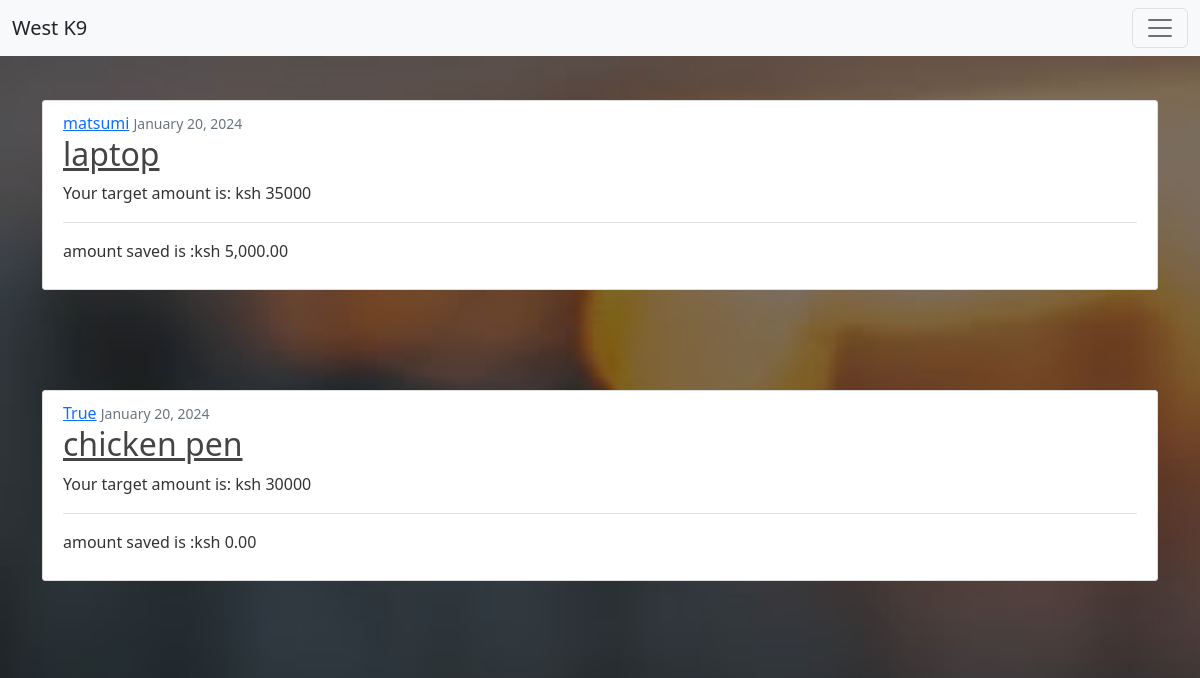
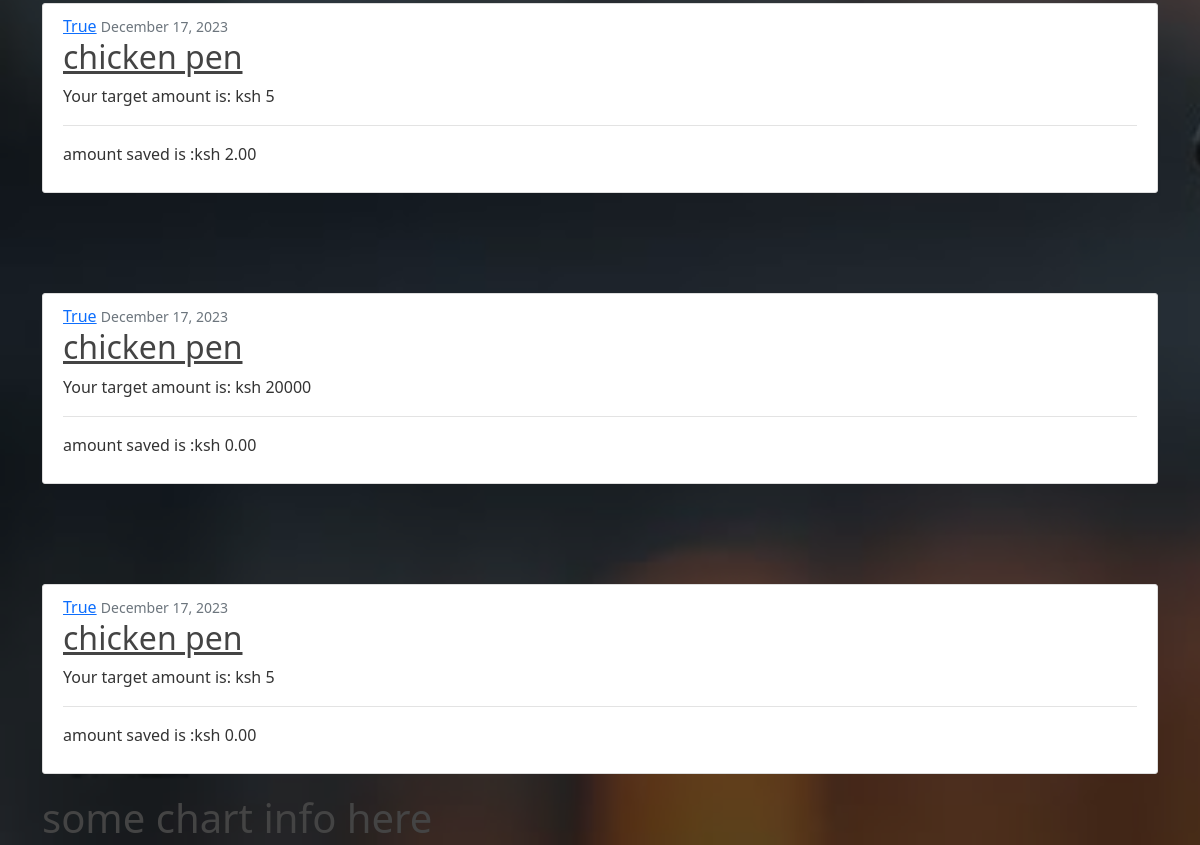
Before: /savings/ (signed in) with the older database file (2 pictures, top to bottom).
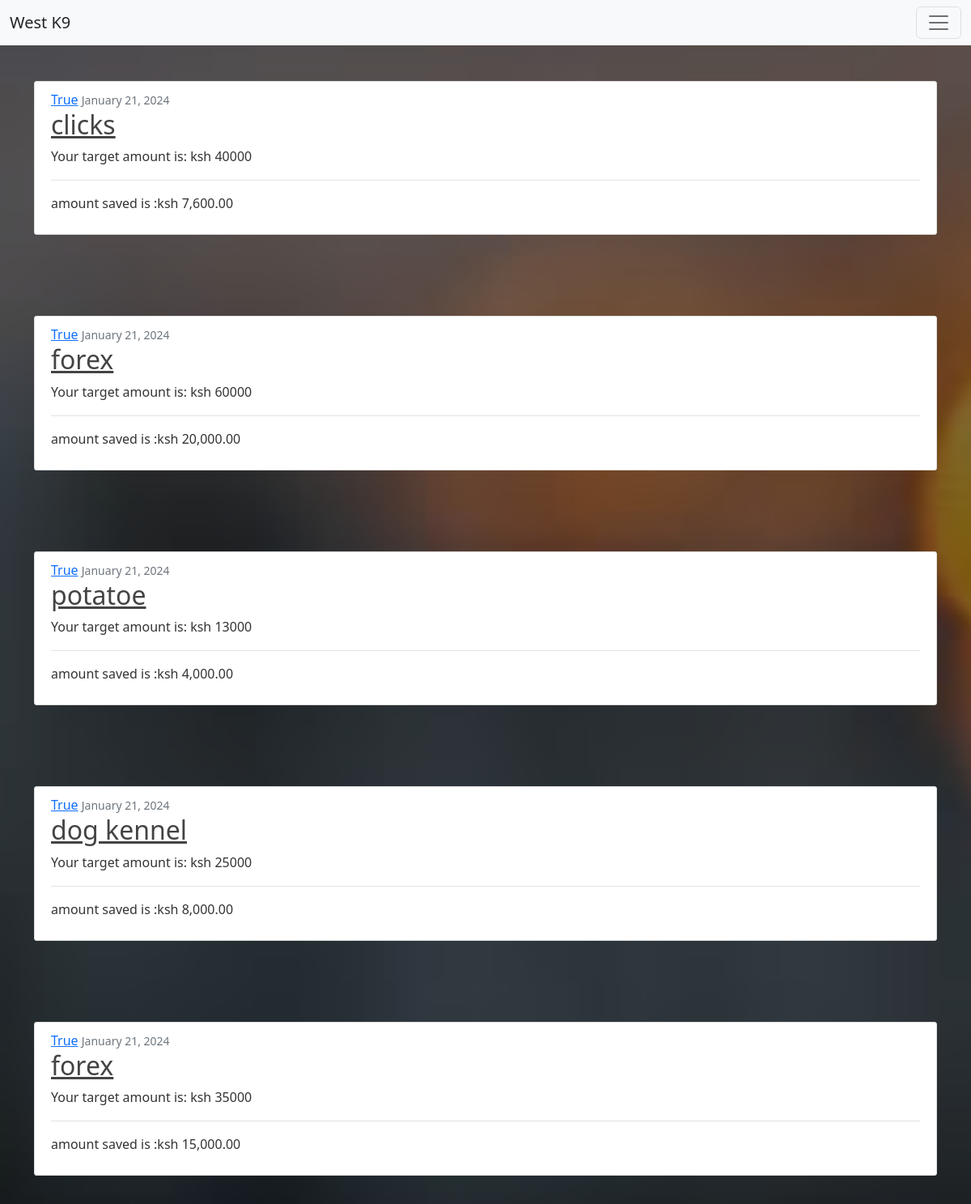
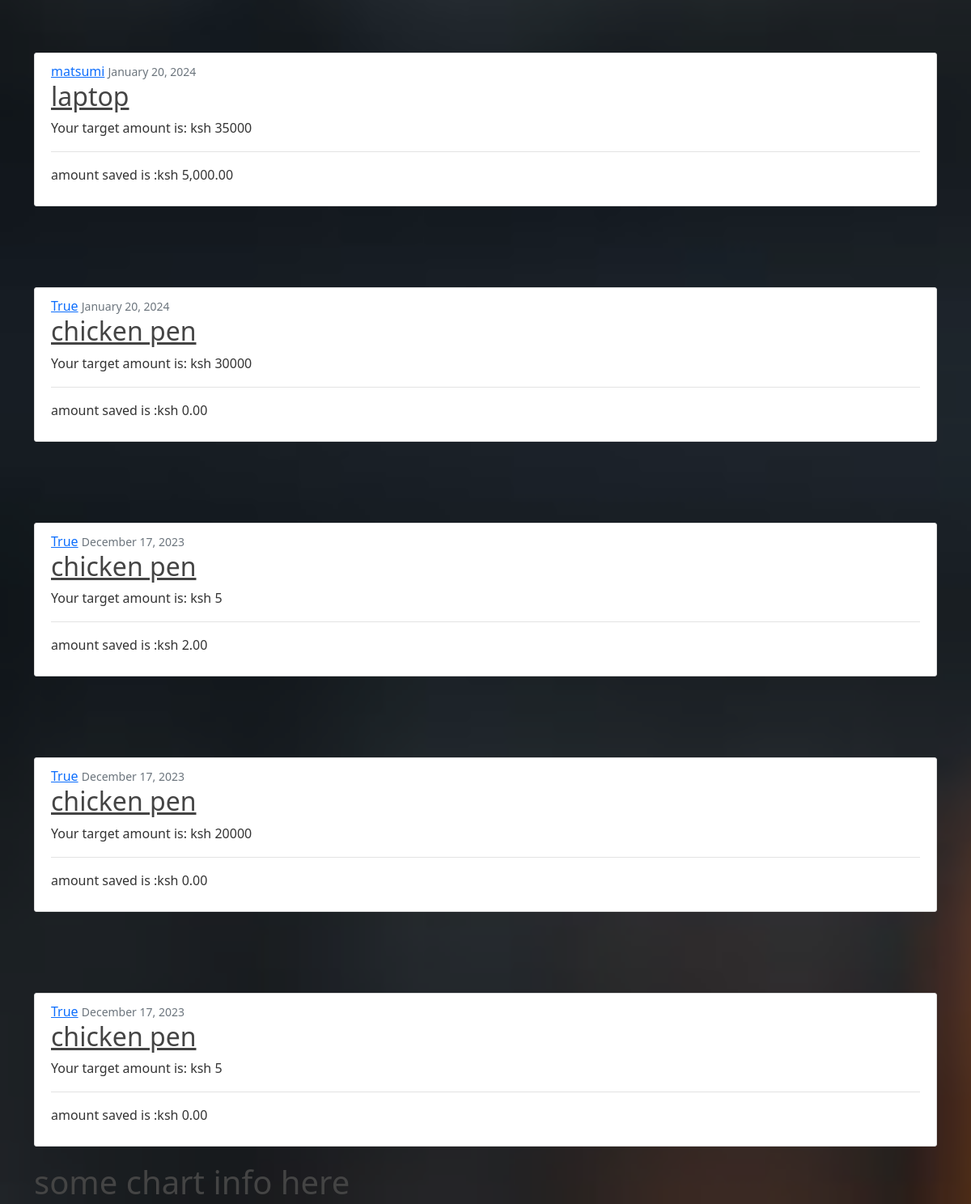
After: the same page with the newer database file (2 pictures, top to bottom).
### finance/models.py (models this page shows, shortened)
class Savings(models.Model):
    user = models.ForeignKey(CustomUser, on_delete=models.CASCADE)
    goal = models.CharField(max_length=30, blank=False)
    target_amount = models.IntegerField(blank=False, default=0)
    amount_saved = models.IntegerField()
    date_saved = models.DateTimeField(default=timezone.now)

### users/models.py (models this page shows, shortened)
class CustomUser(AbstractBaseUser, PermissionsMixin):
    username = models.CharField(max_length=30, blank=False)
    email = models.EmailField("email address", unique=True)
    is_staff = models.BooleanField(default=False)
    is_active = models.BooleanField(default=True)
    date_joined = models.DateTimeField(default=timezone.now)
    is_approved = models.BooleanField(default=False)
    USERNAME_FIELD = "email"
    REQUIRED_FIELDS = ['username']
    objects = CustomUserManager()
    def __str__(self):
        return self.username

### finance/views.py (the view)
# urls.py: path('savings/', SavingListView.as_view(), name='saving-list'),
class SavingListView(LoginRequiredMixin, ListView):
    model = Savings
    template_name = 'finance/savings.html'
    context_object_name = 'savings_list'
    ordering = ['-date_saved']

### finance/templates/finance/savings.html (shortened to what this page needs)
{% extends "finance/base.html" %}
{% load humanize %}
{% block content %}
    {% for saving in savings_list %}
        <article class="media content-section" style="margin-top: 100px;">
            <div class="media-body">
                <div class="flex article-metadata">
                    <a class="mr-2" href="#">{{ saving.user }}</a>
                    <small class="text-muted">{{ saving.date_saved|date:"F d, Y" }}</small>
                    <h2><a class="article-title" href="{%  url 'saving-detail' saving.id %}">{{ saving.goal }}</a></h2>
                    <p class="text-small"> Your target amount is: ksh {{saving.target_amount}} </p>
                </div>
                 amount saved is :ksh  {{ saving.amount_saved|floatformat:2|intcomma }}
            </div>
        </article>
    {% endfor %}
{% endblock %}

### finance/templates/finance/base.html (shortened to what this page needs)
{% load static %}
<!DOCTYPE html>
<html lang="en">
<head>
    <link href="https://cdn.jsdelivr.net/npm/bootstrap@5.2.3/dist/css/bootstrap.min.css" rel="stylesheet">
    <link rel="stylesheet" href="{% static 'finance/main.css' %}">
</head>
<body >
  <div>
    <nav class="navbar bg-light fixed-top">
      <div class="container-fluid">
        <a class="navbar-brand text-dark" href="{% url 'home'%}"> West K9</a>
        <button class="navbar-toggler" type="button" data-bs-toggle="offcanvas" data-bs-target="#offcanvasNavbar" aria-controls="offcanvasNavbar">
          <span class="navbar-toggler-icon"></span>
        </button>
      </div>
    </nav>
      <div class="container">
        {% block content %}{% endblock %}
        <h1> some chart info here</h1>
      </div>
  </div>
</body>
</html>

### finance/static/finance/main.css (style rules this page uses)
body { background: #fafafa; color: #333333; margin-top: 5rem; }
h1, h2, h3, h4, h5, h6 { color: #444444; }
.content-section { background: #ffffff; padding: 10px 20px; border: 1px solid #dddddd; border-radius: 3px; margin-bottom: 20px; }
.article-title { color: #444444; }
.article-metadata { padding-bottom: 1px; margin-bottom: 4px; border-bottom: 1px solid #e3e3e3 }

Changed rows visible on the page:
added Savings: user "True", date_saved "January 21, 2024", goal "clicks", target_amount "40000", amount_saved "7,600.00"
added Savings: user "True", date_saved "January 21, 2024", goal "forex", target_amount "60000", amount_saved "20,000.00"
added Savings: user "True", date_saved "January 21, 2024", goal "potatoe", target_amount "13000", amount_saved "4,000.00"
added Savings: user "True", date_saved "January 21, 2024", goal "dog kennel", target_amount "25000", amount_saved "8,000.00"
added Savings: user "True", date_saved "January 21, 2024", goal "forex", target_amount "35000", amount_saved "15,000.00"
